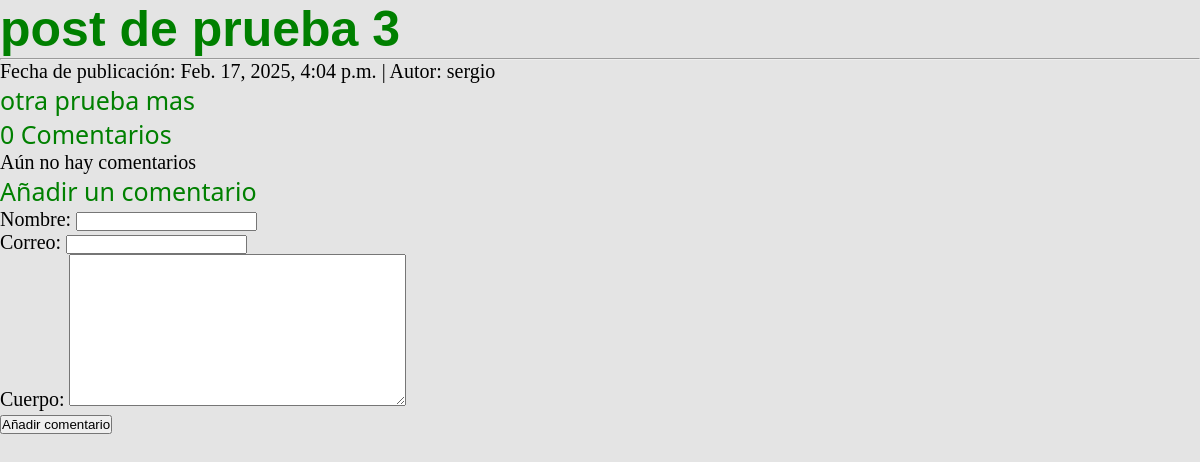
The app's page /blog/post de prueba 3/probando/ with its own data.
### blog/models.py (models this page shows, shortened)
class Post(models.Model):
    STATUS_CHOICES = (
        ('borrador', 'Borrador'),
        ('publicado', 'Publicado'),
    )
    titulo = models.CharField(max_length=250)
    tema = models.CharField(max_length=250, unique_for_date='publicado')
    autor = models.ForeignKey(User, on_delete=models.CASCADE)
    cuerpo = models.TextField()
    publicado = models.DateTimeField(default=timezone.now)
    actualizado = models.DateTimeField(auto_now=True)
    estado = models.CharField(max_length=10, choices=STATUS_CHOICES, default='borrador')
    class Meta:
        ordering = ('-publicado',)
    tags = TaggableManager()

### blog/views.py (the view, shortened to what this page needs)
# urls.py: path('<str:titulo_arg>/<str:tema_arg>/', Detalle_publicacion, name='detalles'),
def Detalle_publicacion(request, titulo_arg, tema_arg):
    publicacion = get_object_or_404(Post, titulo=titulo_arg, tema=tema_arg)
    comentarios = publicacion.comments.filter(activo=True)
    nuevo_comentario = None
    comentario_form = ComentarioFormulario()
    return render(request, 'post_unico.html', {
        'publicacion': publicacion,
        'comentarios': comentarios,
        'nuevo_comentario': nuevo_comentario,
        'comentario_form': comentario_form
    })

### blog/forms.py
class ComentarioFormulario(forms.ModelForm):
    class Meta:
        model = Comentario
        fields = ('nombre', 'correo', 'cuerpo')

### blog/templates/post_unico.html (shortened to what this page needs)
{% load static %}
<!DOCTYPE html>
<html lang="es">
<head>
    <link rel="stylesheet" href="{% static 'css/style.css' %}">
</head>
<body>
    <h1>{{publicacion.titulo}}</h1>
    <hr>
    <p>
        Fecha de publicación: {{publicacion.publicado}} | Autor: {{publicacion.autor}}
    </p>
    <h2>
        {{publicacion.cuerpo}}
    </h2>
    {% with comentarios.count as total %}
    <h2>
        {{total}} Comentario{{total|pluralize}}
    </h2>
    {% endwith %}
    {% for comentario in comentarios %}
    <div>
        <p>
            Comentario #{{forloop.counter}} autor: {{comentario.nombre}}
            {{comentario.creado}}
        </p>
        {{comentario.cuerpo|linebreaks}}
    </div>
    {% empty %}
        <p>
            Aún no hay comentarios
        </p>
    {% endfor %}
    <h2>Añadir un comentario</h2>
    <form method="POST">
        {{ comentario_form.as_p }} <p>
            <input type="submit" value="Añadir comentario">
        </p>
    </form>
</body>
</html>

### blog/static/css/style.css (style rules this page uses)
* { margin: 0; padding: 0; box-sizing: border-box; }
body { background: rgb(228, 228, 228); }
h1 { font-family: 'Lucida Sans', sans-serif; font-size: 50px; font-weight: 600; color: green; }
h2 { font-family: 'Segoe UI', sans-serif; font-size: 25px; font-weight: 500; color: green; }
p { font-size: 20px; font-weight: 400; color: black; }

### records on screen
Post: titulo "post de prueba 3", publicado "Feb. 17, 2025, 4:04 p.m.", autor "sergio", cuerpo "otra prueba mas"

### other values on screen
{{ total }} "0"
